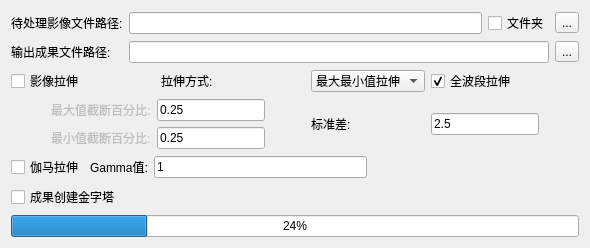
     <widget class="QWidget" name="imageEnhance_page">
      <layout class="QGridLayout" name="gridLayout_40">
       <item row="2" column="0" colspan="2">
        <widget class="QProgressBar" name="progressBar_6">
         <property name="value">
          <number>24</number>
         </property>
        </widget>
       </item>
       <item row="0" column="0" colspan="2">
        <layout class="QGridLayout" name="gridLayout_39" rowstretch="1,1,1,0">
         <item row="0" column="0" colspan="3">
          <layout class="QGridLayout" name="gridLayout_38">
           <item row="0" column="1">
            <layout class="QHBoxLayout" name="horizontalLayout_33">
             <item>
              <widget class="QLineEdit" name="lineEdit_22"/>
             </item>
             <item>
              <widget class="QCheckBox" name="checkBox_34">
               <property name="text">
                <string>文件夹</string>
               </property>
              </widget>
             </item>
             <item>
              <widget class="QToolButton" name="toolButton_14">
               <property name="text">
                <string>...</string>
               </property>
              </widget>
             </item>
            </layout>
           </item>
           <item row="1" column="1">
            <layout class="QHBoxLayout" name="horizontalLayout_34">
             <item>
              <widget class="QLineEdit" name="lineEdit_23"/>
             </item>
             <item>
              <widget class="QToolButton" name="toolButton_15">
               <property name="text">
                <string>...</string>
               </property>
              </widget>
             </item>
            </layout>
           </item>
           <item row="0" column="0">
            <widget class="QLabel" name="label_35">
             <property name="text">
              <string>待处理影像文件路径:</string>
             </property>
            </widget>
           </item>
           <item row="1" column="0">
            <widget class="QLabel" name="label_36">
             <property name="text">
              <string>输出成果文件路径:</string>
             </property>
            </widget>
           </item>
          </layout>
         </item>
         <item row="1" column="0">
          <layout class="QHBoxLayout" name="horizontalLayout_35" stretch="0,0">
           <item>
            <widget class="QCheckBox" name="checkBox_31">
             <property name="text">
              <string>影像拉伸</string>
             </property>
            </widget>
           </item>
           <item>
            <widget class="QLabel" name="label_40">
             <property name="text">
              <string>拉伸方式:</string>
             </property>
            </widget>
           </item>
          </layout>
         </item>
         <item row="2" column="1">
          <widget class="QLabel" name="label_38">
           <property name="text">
            <string>标准差:</string>
           </property>
          </widget>
         </item>
         <item row="1" column="1">
          <widget class="QComboBox" name="comboBox_7">
           <property name="currentIndex">
            <number>0</number>
           </property>
           <item>
            <property name="text">
             <string>最大最小值拉伸</string>
            </property>
           </item>
           <item>
            <property name="text">
             <string>标准差拉伸</string>
            </property>
           </item>
          </widget>
         </item>
         <item row="3" column="0" colspan="3">
          <layout class="QHBoxLayout" name="horizontalLayout_37">
           <item>
            <widget class="QCheckBox" name="checkBox_32">
             <property name="text">
              <string>伽马拉伸</string>
             </property>
            </widget>
           </item>
           <item>
            <widget class="QLabel" name="label_47">
             <property name="text">
              <string>Gamma值:</string>
             </property>
            </widget>
           </item>
           <item>
            <widget class="QLineEdit" name="lineEdit_27">
             <property name="text">
              <string>1</string>
             </property>
            </widget>
           </item>
           <item>
            <spacer name="horizontalSpacer_54">
             <property name="orientation">
              <enum>Qt::Horizontal</enum>
             </property>
             <property name="sizeHint" stdset="0">
              <size>
               <width>40</width>
               <height>20</height>
              </size>
             </property>
            </spacer>
           </item>
          </layout>
         </item>
         <item row="1" column="2">
          <widget class="QCheckBox" name="checkBox_33">
           <property name="text">
            <string>全波段拉伸</string>
           </property>
           <property name="checked">
            <bool>true</bool>
           </property>
          </widget>
         </item>
         <item row="2" column="2">
          <layout class="QHBoxLayout" name="horizontalLayout_31">
           <item>
            <widget class="QLineEdit" name="lineEdit_26">
             <property name="text">
              <string>2.5</string>
             </property>
            </widget>
           </item>
           <item>
            <spacer name="horizontalSpacer_56">
             <property name="orientation">
              <enum>Qt::Horizontal</enum>
             </property>
             <property name="sizeHint" stdset="0">
              <size>
               <width>40</width>
               <height>20</height>
              </size>
             </property>
            </spacer>
           </item>
          </layout>
         </item>
         <item row="2" column="0">
          <layout class="QGridLayout" name="gridLayout_41">
           <item row="0" column="0">
            <spacer name="horizontalSpacer_21">
             <property name="orientation">
              <enum>Qt::Horizontal</enum>
             </property>
             <property name="sizeHint" stdset="0">
              <size>
               <width>40</width>
               <height>20</height>
              </size>
             </property>
            </spacer>
           </item>
           <item row="0" column="1">
            <widget class="QLabel" name="label_37">
             <property name="enabled">
              <bool>false</bool>
             </property>
             <property name="text">
              <string>最大值截断百分比:</string>
             </property>
            </widget>
           </item>
           <item row="0" column="2">
            <widget class="QLineEdit" name="lineEdit_24">
             <property name="text">
              <string>0.25</string>
             </property>
            </widget>
           </item>
           <item row="1" column="0">
            <spacer name="horizontalSpacer_22">
             <property name="orientation">
              <enum>Qt::Horizontal</enum>
             </property>
             <property name="sizeHint" stdset="0">
              <size>
               <width>40</width>
               <height>20</height>
              </size>
             </property>
            </spacer>
           </item>
           <item row="1" column="1">
            <widget class="QLabel" name="label_39">
             <property name="enabled">
              <bool>false</bool>
             </property>
             <property name="text">
              <string>最小值截断百分比:</string>
             </property>
            </widget>
           </item>
           <item row="1" column="2">
            <widget class="QLineEdit" name="lineEdit_25">
             <property name="text">
              <string>0.25</string>
             </property>
            </widget>
           </item>
           <item row="1" column="3">
            <spacer name="horizontalSpacer_51">
             <property name="orientation">
              <enum>Qt::Horizontal</enum>
             </property>
             <property name="sizeHint" stdset="0">
              <size>
               <width>40</width>
               <height>20</height>
              </size>
             </property>
            </spacer>
           </item>
           <item row="0" column="3">
            <spacer name="horizontalSpacer_55">
             <property name="orientation">
              <enum>Qt::Horizontal</enum>
             </property>
             <property name="sizeHint" stdset="0">
              <size>
               <width>40</width>
               <height>20</height>
              </size>
             </property>
            </spacer>
           </item>
          </layout>
         </item>
        </layout>
       </item>
       <item row="1" column="0">
        <widget class="QCheckBox" name="checkBox_37">
         <property name="text">
          <string>成果创建金字塔</string>
         </property>
        </widget>
       </item>
      </layout>
     </widget>
